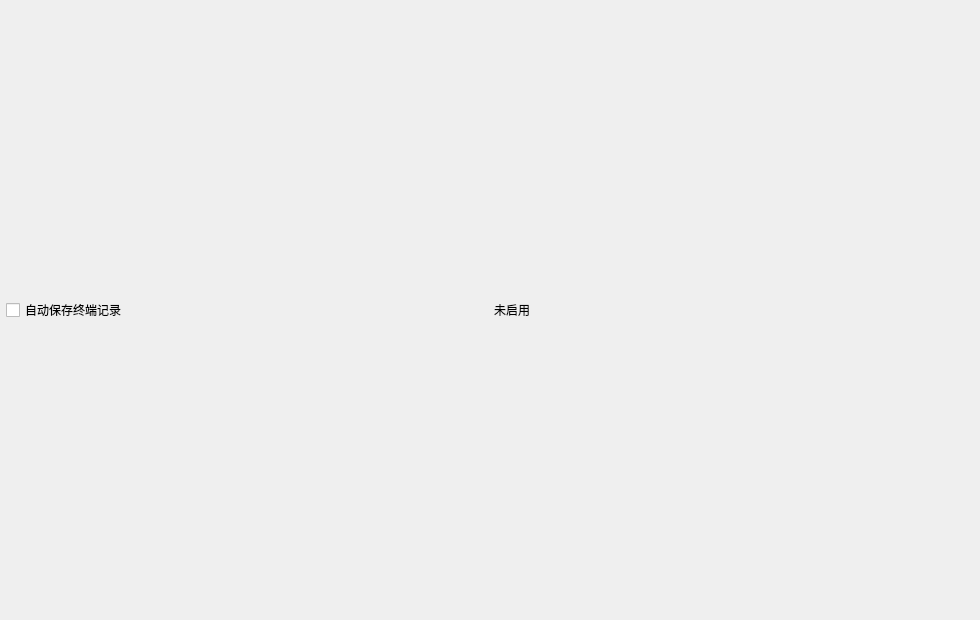
<?xml version="1.0" encoding="UTF-8"?>
<ui version="4.0">
 <class>TerminalWindow</class>
 <widget class="QWidget" name="TerminalWindow">
  <property name="geometry">
   <rect><x>0</x><y>0</y><width>980</width><height>620</height></rect>
  </property>
  <property name="windowTitle">
   <string>Terminal</string>
  </property>
  <layout class="QVBoxLayout" name="rootLayout">
   <property name="spacing"><number>0</number></property>
   <property name="leftMargin"><number>0</number></property>
   <property name="topMargin"><number>0</number></property>
   <property name="rightMargin"><number>0</number></property>
   <property name="bottomMargin"><number>0</number></property>
   <item>
    <widget class="QWidget" name="titleBarHost">
     <layout class="QVBoxLayout" name="titleBarLayout">
      <property name="spacing"><number>0</number></property>
      <property name="leftMargin"><number>0</number></property>
      <property name="topMargin"><number>0</number></property>
      <property name="rightMargin"><number>0</number></property>
      <property name="bottomMargin"><number>0</number></property>
     </layout>
    </widget>
   </item>
   <item>
    <widget class="QWidget" name="terminalToolsWidget">
     <property name="minimumSize">
      <size><width>0</width><height>24</height></size>
     </property>
     <property name="maximumSize">
      <size><width>16777215</width><height>24</height></size>
     </property>
     <layout class="QHBoxLayout" name="toolsLayout">
      <property name="spacing"><number>8</number></property>
      <property name="leftMargin"><number>6</number></property>
      <property name="topMargin"><number>0</number></property>
      <property name="rightMargin"><number>6</number></property>
      <property name="bottomMargin"><number>0</number></property>
      <item>
       <widget class="QCheckBox" name="autoSaveLogCheck">
        <property name="text">
         <string>自动保存终端记录</string>
        </property>
       </widget>
      </item>
      <item>
       <widget class="QLabel" name="autoSaveLogPathLabel">
        <property name="text">
         <string>未启用</string>
        </property>
       </widget>
      </item>
     </layout>
    </widget>
   </item>
   <item>
    <widget class="QSplitter" name="terminalSplitter">
     <property name="orientation">
      <enum>Qt::Horizontal</enum>
     </property>
    </widget>
   </item>
  </layout>
 </widget>
 <resources/>
 <connections/>
</ui>
